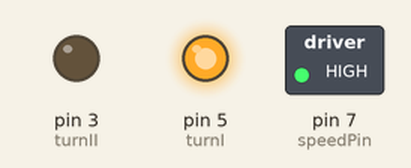
Simulated run of this sketch. Board: Arduino Uno, built with avr-gcc and run on an emulated ATmega328P. On the bench: switched loads named in the sketch (green lamp = pin HIGH), output pins drawn as LEDs (lit = HIGH). What the sketch prints to the serial monitor is not drawn.

Above: at 0.1 s.
Timing chart, 0 to 1.6 s (numbered marks = the images above):
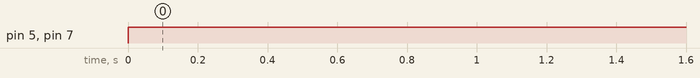

Measured:
- by itself, pin 5 (turnI), pin 7 (speedPin): LOW → HIGH at 0.00 s

The sketch:

DC_Motor.ino
```cpp
int speedPin =7;
int turnI= 5;
int turnII= 3;
int motSpeed = 255;
int dt = 275;
void setup() {
  // put your setup code here, to run once:

pinMode(speedPin, OUTPUT);
pinMode(turnI, OUTPUT);
pinMode(turnII, OUTPUT);
Serial.begin(9600);

}

void loop() {
  // put your main code here, to run repeatedly:

  digitalWrite(turnI, HIGH);
  digitalWrite(turnII, LOW);
  analogWrite(speedPin, motSpeed);
  delay(dt);

  Serial.println(motSpeed);
  delay(dt);


}
```
